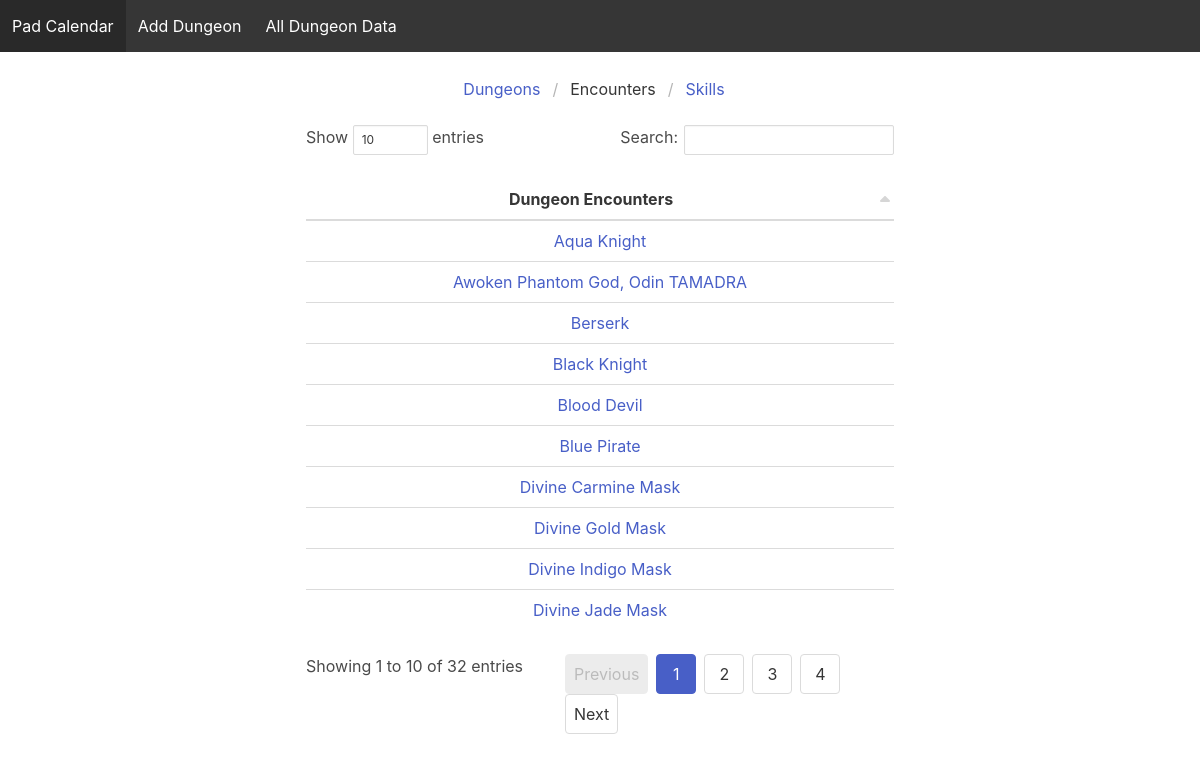
Before: /all/encounters with the older database file.
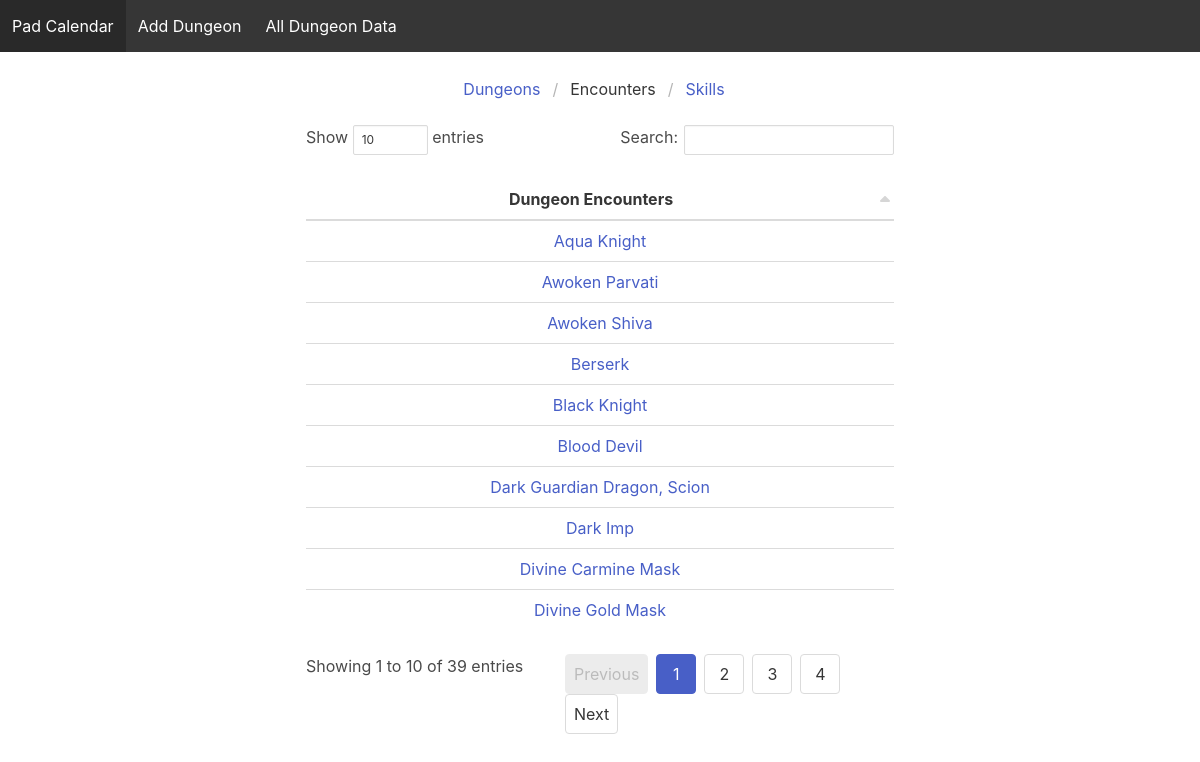
After: the same page with the newer database file.
### dungeon/models.py (models this page shows, shortened)
class Monster(models.Model):
    name = models.CharField(default="", max_length=50)
    hp = models.CharField(default="", max_length=20)
    defense = models.CharField(default="", max_length=20)
    atk = models.CharField(default="", max_length=20)
    jpnTitle = models.CharField(default="", max_length=50)
    altTitle = models.CharField(default="", max_length=50)
    altTitle2 = models.CharField(default="", max_length=50)
    dungeonID = models.IntegerField(default=0)
    skills = models.ManyToManyField(Skill)

### dungeon/views.py (the view)
# urls.py: path('all/encounters', dv.allEncounters),
def allEncounters(request):
    monsters = Monster.objects.order_by('name').all()
    template = 'allEncounters.html'
    context = {'monsters': monsters}
    return render(request, template, context)

### templates/allEncounters.html (shortened to what this page needs)
{% extends 'home.html' %}
{% block content %}
    <nav class="breadcrumb is-centered" aria-label="breadcrumbs" style="margin-top: 25px;">
        <ul>
            <li><a href="/all/dungeons">Dungeons</a></li>
            <li class="is-active"><a href="/all/encounters">Encounters</a></li>
            <li><a href="/all/skills">Skills</a></li>
        </ul>
    </nav>
    <div class="columns is-centered">
        <div class="column is-half">
            <table class="table is-fullwidth" id="myTable">
                <thead>
                <tr>
                    <th class="has-text-centered">Dungeon Encounters</th>
                </tr>
                </thead>
                <tbody>
                {% for monster in monsters %}
                    <tr>
                        <td class="has-text-centered"><a href="/encounter/{{ monster.name }}"> {{ monster.name }} </a></td>
                    </tr>
                {% endfor %}
                </tbody>
            </table>
        </div>
    </div>
{% endblock %}

Changed rows visible on the page:
removed Monster: name "Awoken Phantom God, Odin TAMADRA"
removed Monster: name "Blue Pirate"
removed Monster: name "Divine Indigo Mask"
removed Monster: name "Divine Jade Mask"
added Monster: name "Awoken Parvati"
added Monster: name "Awoken Shiva"
added Monster: name "Dark Guardian Dragon, Scion"
added Monster: name "Dark Imp"
Other visible differences:
text written by a page script: "Show entries Search: Showing 1 to 10 of 32 entries Previous 1 2 3 4 Next" → "Show entries Search: Showing 1 to 10 of 39 entries Previous 1 2 3 4 Next"
